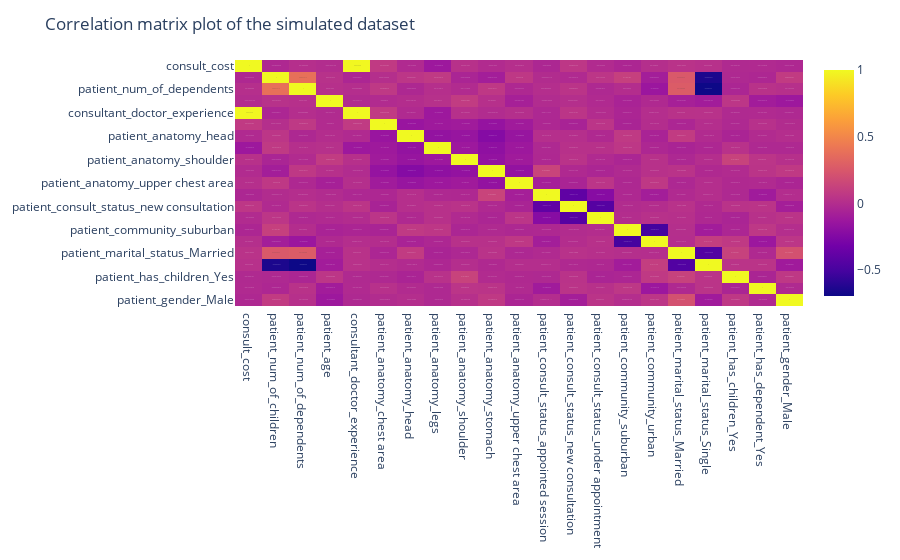

The code cell stored with this chart in its notebook:
### Markdown cell above
#### correlation

### Code cell
corr = simulated_dataframe.corr()
fig = px.imshow(corr, text_auto=True, aspect="auto")

# Title
fig.update_layout(title_text="Correlation matrix plot of the simulated dataset")

fig.show()

### Figure 1 — Plotly figure (JSON) as saved in the notebook; plotly's stock layout.template omitted (floating-point values rounded to 4 significant figures; data arrays with more than 128 entries replaced by an {"elided": "..."} marker saying what was removed)
{"data": [{"coloraxis": "coloraxis", "hovertemplate": "x: %{x}<br>y: %{y}<br>color: %{z}<extra></extra>", "name": "0", "texttemplate": "%{z}", "type": "heatmap", "x": ["consult_cost", "patient_num_of_children", "patient_num_of_dependents", "patient_age", "consultant_doctor_experience", "patient_anatomy_chest area", "patient_anatomy_head", "patient_anatomy_legs", "patient_anatomy_shoulder", "patient_anatomy_stomach", "patient_anatomy_upper chest area", "patient_consult_status_appointed session", "patient_consult_status_new consultation", "patient_consult_status_under appointment", "patient_community_suburban", "patient_community_urban", "patient_marital_status_Married", "patient_marital_status_Single", "patient_has_children_Yes", "patient_has_dependent_Yes", "patient_gender_Male"], "xaxis": "x", "y": ["consult_cost", "patient_num_of_children", "patient_num_of_dependents", "patient_age", "consultant_doctor_experience", "patient_anatomy_chest area", "patient_anatomy_head", "patient_anatomy_legs", "patient_anatomy_shoulder", "patient_anatomy_stomach", "patient_anatomy_upper chest area", "patient_consult_status_appointed session", "patient_consult_status_new consultation", "patient_consult_status_under appointment", "patient_community_suburban", "patient_community_urban", "patient_marital_status_Married", "patient_marital_status_Single", "patient_has_children_Yes", "patient_has_dependent_Yes", "patient_gender_Male"], "yaxis": "y", "z": {"elided": "21x21 float values"}}], "layout": {"coloraxis": {"colorscale": [[0, "#0d0887"], [0.1111, "#46039f"], [0.2222, "#7201a8"], [0.3333, "#9c179e"], [0.4444, "#bd3786"], [0.5556, "#d8576b"], [0.6667, "#ed7953"], [0.7778, "#fb9f3a"], [0.8889, "#fdca26"], [1, "#f0f921"]]}, "margin": {"t": 60}, "title": {"text": "Correlation matrix plot of the simulated dataset"}, "xaxis": {"anchor": "y", "domain": [0, 1]}, "yaxis": {"anchor": "x", "autorange": "reversed", "domain": [0, 1]}}}
